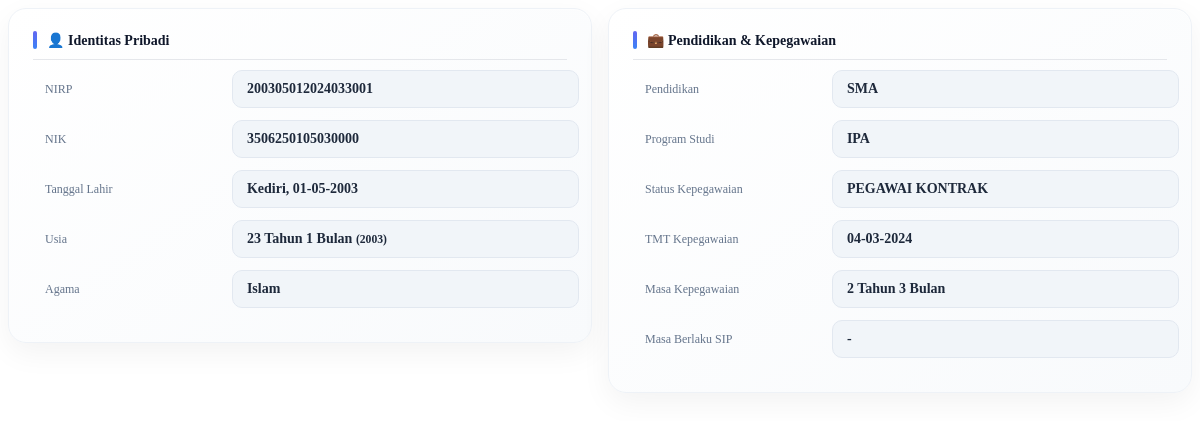
The app's page /pages/Kontrak/detailKontrak.php?id=2, older data.
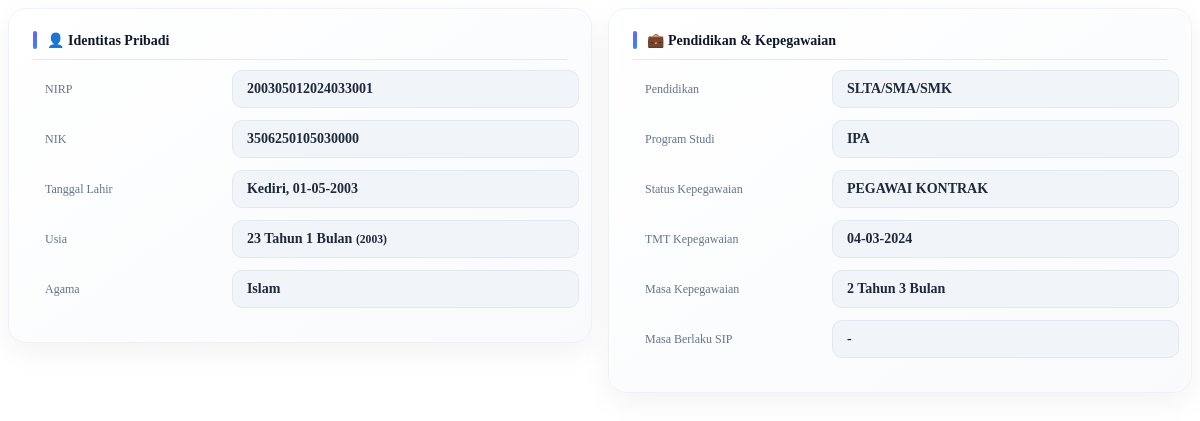
The same page, newer data.
### tables this page shows
CREATE TABLE `pegawai_kontrak` (
  `id` int(11) NOT NULL,
  `nama` varchar(500) DEFAULT NULL,
  `nik` varchar(100) DEFAULT NULL,
  `nip` varchar(100) DEFAULT NULL,
  `tempat_lahir` varchar(200) DEFAULT NULL,
  `tanggal_lahir` date DEFAULT NULL,
  `jenis_kelamin` varchar(50) DEFAULT NULL,
  `agama` varchar(50) DEFAULT NULL,
  `alamat` text DEFAULT NULL,
  `nomor_hp` varchar(50) DEFAULT NULL,
  `email` varchar(200) DEFAULT NULL,
  `pendidikan` varchar(200) DEFAULT NULL,
  `program_studi` varchar(200) DEFAULT NULL,
  `jabatan` varchar(200) DEFAULT NULL,
  `unit` varchar(200) DEFAULT NULL,
  `status_kepegawaian` varchar(100) DEFAULT NULL,
  `tmt_kepegawaian` date DEFAULT NULL,
  `tmt_masuk` date DEFAULT NULL,
  `status_pegawai` enum('AKTIF','NONAKTIF','RESIGN','PENSIUN') DEFAULT 'AKTIF',
  `tmt_status` date DEFAULT NULL,
  `masa_berlaku` date DEFAULT NULL
);

### pages/Kontrak/detailKontrak.php (the view, shortened to what this page needs)
<?php
require_once('../../config/db.php');
$id = intval($_GET['id']);
$data = $koneksi->query("SELECT * FROM pegawai_kontrak WHERE id=$id")->fetch_assoc();
$tgl_lahir = $data['tanggal_lahir'];
$lahir = new DateTime($tgl_lahir);
$today = new DateTime();
$diff = $today->diff($lahir);
$usia_tahun = $diff->y;
$usia_bulan = $diff->m;
$tahun_lahir = $lahir->format('Y');
if (!empty($data['tmt_kepegawaian']) && $data['tmt_kepegawaian'] != '0000-00-00') {
    $tmt_kepeg = new DateTime($data['tmt_kepegawaian']);
    $today = new DateTime();
    $diff_kepeg = $today->diff($tmt_kepeg);
    $kepeg_tahun = $diff_kepeg->y;
    $kepeg_bulan = $diff_kepeg->m;
} else {
    $kepeg_tahun = '-';
    $kepeg_bulan = '';
}
?>
<div class="detail-container">
    <div class="card-box">
        <div class="section-title">👤 Identitas Pribadi</div>
        <div class="item">
            <span class="label">NIRP</span>
            <span class="value"><?= $data['nip']; ?></span>
        </div>
        <div class="item">
            <span class="label">NIK</span>
            <span class="value"><?= $data['nik']; ?></span>
        </div>
        <div class="item">
            <span class="label">Tanggal Lahir</span>
            <span class="value">
                <?= $data['tempat_lahir']; ?>, <?= date('d-m-Y', strtotime($data['tanggal_lahir'])); ?>
            </span>
        </div>
        <div class="item">
            <span class="label">Usia</span>
            <span class="value">
                <?= $usia_tahun; ?> Tahun <?= $usia_bulan; ?> Bulan
                <small>(<?= $tahun_lahir; ?>)</small>
            </span>
        </div>
        <div class="item">
            <span class="label">Agama</span>
            <span class="value"><?= $data['agama']; ?></span>
        </div>
    </div>
    <div class="card-box">
        <div class="section-title">💼 Pendidikan & Kepegawaian</div>
        <div class="item">
            <span class="label">Pendidikan</span>
            <span class="value"><?= $data['pendidikan']; ?></span>
        </div>
        <div class="item">
            <span class="label">Program Studi</span>
            <span class="value"><?= $data['program_studi']; ?></span>
        </div>
        <div class="item">
            <span class="label">Status Kepegawaian</span>
            <span class="value"><?= $data['status_kepegawaian']; ?></span>
        </div>
        <div class="item">
            <span class="label">TMT Kepegawaian</span>
            <span class="value">
                <?= date('d-m-Y', strtotime($data['tmt_kepegawaian'])); ?>
            </span>
        </div>
        <div class="item">
            <span class="label">Masa Kepegawaian</span>
            <span class="value">
                <?= $kepeg_tahun; ?> Tahun <?= $kepeg_bulan; ?> Bulan
            </span>
        </div>
        <div class="item">
            <span class="label">Masa Berlaku SIP</span>
            <span class="value">
                <?=
                (!empty($data['masa_berlaku']) &&
                    $data['masa_berlaku'] != '0000-00-00')
                    ? date('d-m-Y', strtotime($data['masa_berlaku']))
                    : '-';
                ?>
            </span>
        </div>
    </div>
</div>

### pages/Kontrak/detailKontrak.php (style rules this page uses)
.detail-container { display: flex; gap: 16px; align-items: flex-start; }
.card-box { flex: 1; min-width: 0; overflow: hidden; transition: 0.2s; height: fit-content; background: linear-gradient(145deg, #ffffff, #f8fafc); border-radius: 18px; padding: 22px 24px; border: 1px solid #eef2f7; box-shadow: 0 10px 30px rgba(0, 0, 0, 0.05), inset 0 1px 0 rgba(255, 255, 255, 0.6); }
.section-title { display: flex; align-items: center; gap: 10px; font-size: 14px; font-weight: 700; color: #0f172a; margin-bottom: 10px; padding-bottom: 10px; border-bottom: 1px solid #e5e7eb; position: relative; }
.section-title::before { content: ""; width: 4px; height: 18px; border-radius: 6px; background: linear-gradient(180deg, #6366f1, #3b82f6); }
.item { display: grid; margin-bottom: 12px; gap: 12px; align-items: center; grid-template-columns: 35% 65%; }
.label { font-size: 12px; color: #64748b; font-weight: 500; line-height: 1.4; flex-shrink: 0; width: 120px; padding: 9px 12px; white-space: nowrap; }
.value { flex: 1; min-width: 0; font-size: 14px; font-weight: 600; color: #1e293b; padding: 10px 14px; border-radius: 10px; background: #f1f5f9; border: 1px solid #e2e8f0; word-break: normal; overflow-wrap: anywhere; }

Row changes from the older to the newer data that the page shows:
changed pegawai_kontrak "Kediri": pendidikan "SMA" → "SLTA/SMA/SMK"
